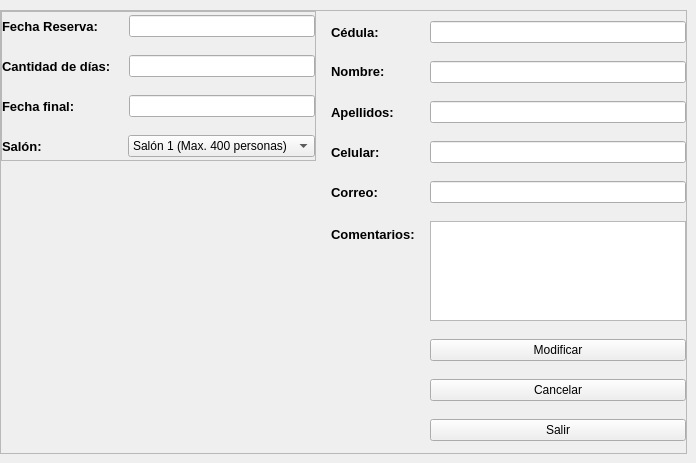
          <widget class="QWidget" name="pg_modificar">
           <widget class="QFrame" name="frame_9">
            <property name="geometry">
             <rect>
              <x>0</x>
              <y>10</y>
              <width>687</width>
              <height>444</height>
             </rect>
            </property>
            <property name="frameShape">
             <enum>QFrame::StyledPanel</enum>
            </property>
            <property name="frameShadow">
             <enum>QFrame::Raised</enum>
            </property>
            <layout class="QHBoxLayout" name="horizontalLayout_6">
             <property name="spacing">
              <number>15</number>
             </property>
             <property name="leftMargin">
              <number>0</number>
             </property>
             <property name="topMargin">
              <number>0</number>
             </property>
             <property name="rightMargin">
              <number>0</number>
             </property>
             <property name="bottomMargin">
              <number>0</number>
             </property>
             <item>
              <layout class="QVBoxLayout" name="verticalLayout_6" stretch="2,3">
               <property name="spacing">
                <number>10</number>
               </property>
               <item>
                <widget class="QFrame" name="frame_10">
                 <property name="minimumSize">
                  <size>
                   <width>300</width>
                   <height>50</height>
                  </size>
                 </property>
                 <property name="maximumSize">
                  <size>
                   <width>400</width>
                   <height>150</height>
                  </size>
                 </property>
                 <property name="frameShape">
                  <enum>QFrame::StyledPanel</enum>
                 </property>
                 <property name="frameShadow">
                  <enum>QFrame::Raised</enum>
                 </property>
                 <layout class="QVBoxLayout" name="verticalLayout_9" stretch="1,1,1,1">
                  <property name="spacing">
                   <number>15</number>
                  </property>
                  <property name="leftMargin">
                   <number>0</number>
                  </property>
                  <property name="topMargin">
                   <number>0</number>
                  </property>
                  <property name="rightMargin">
                   <number>0</number>
                  </property>
                  <property name="bottomMargin">
                   <number>0</number>
                  </property>
                  <item>
                   <layout class="QHBoxLayout" name="horizontalLayout_12" stretch="3,5">
                    <item>
                     <widget class="QLabel" name="labelFinicio_2">
                      <property name="font">
                       <font>
                        <pointsize>10</pointsize>
                        <weight>75</weight>
                        <bold>true</bold>
                       </font>
                      </property>
                      <property name="text">
                       <string>Fecha Reserva:</string>
                      </property>
                     </widget>
                    </item>
                    <item>
                     <widget class="QLineEdit" name="LE_finicial_mod">
                      <property name="readOnly">
                       <bool>true</bool>
                      </property>
                     </widget>
                    </item>
                   </layout>
                  </item>
                  <item>
                   <layout class="QHBoxLayout" name="horizontalLayout_13" stretch="3,5">
                    <item>
                     <widget class="QLabel" name="labeldays_2">
                      <property name="font">
                       <font>
                        <pointsize>10</pointsize>
                        <weight>75</weight>
                        <bold>true</bold>
                       </font>
                      </property>
                      <property name="text">
                       <string>Cantidad de días:</string>
                      </property>
                     </widget>
                    </item>
                    <item>
                     <widget class="QLineEdit" name="LE_dias_mod">
                      <property name="readOnly">
                       <bool>false</bool>
                      </property>
                     </widget>
                    </item>
                   </layout>
                  </item>
                  <item>
                   <layout class="QHBoxLayout" name="horizontalLayout_14" stretch="3,5">
                    <item>
                     <widget class="QLabel" name="lblfinaldate_2">
                      <property name="font">
                       <font>
                        <pointsize>10</pointsize>
                        <weight>75</weight>
                        <bold>true</bold>
                       </font>
                      </property>
                      <property name="text">
                       <string>Fecha final:</string>
                      </property>
                     </widget>
                    </item>
                    <item>
                     <widget class="QLineEdit" name="LE_ffinal_mod">
                      <property name="readOnly">
                       <bool>true</bool>
                      </property>
                     </widget>
                    </item>
                   </layout>
                  </item>
                  <item>
                   <layout class="QHBoxLayout" name="horizontalLayout_15" stretch="3,5">
                    <item>
                     <widget class="QLabel" name="labelsalon_2">
                      <property name="font">
                       <font>
                        <pointsize>10</pointsize>
                        <weight>75</weight>
                        <bold>true</bold>
                       </font>
                      </property>
                      <property name="text">
                       <string>Salón:</string>
                      </property>
                     </widget>
                    </item>
                    <item>
                     <widget class="QComboBox" name="cB_salon_mod">
                      <property name="layoutDirection">
                       <enum>Qt::LeftToRight</enum>
                      </property>
                      <item>
                       <property name="text">
                        <string>Salón 1 (Max. 400 personas)</string>
                       </property>
                      </item>
                      <item>
                       <property name="text">
                        <string>Salón 2 (Máx. 200 personas)</string>
                       </property>
                      </item>
                      <item>
                       <property name="text">
                        <string>Salón 3 (Máx. 100 personas)</string>
                       </property>
                      </item>
                      <item>
                       <property name="text">
                        <string>Salón 4 (Máx. 50 personas)</string>
                       </property>
                      </item>
                     </widget>
                    </item>
                   </layout>
                  </item>
                 </layout>
                </widget>
               </item>
               <item>
                <spacer name="verticalSpacer_3">
                 <property name="orientation">
                  <enum>Qt::Vertical</enum>
                 </property>
                 <property name="sizeHint" stdset="0">
                  <size>
                   <width>20</width>
                   <height>40</height>
                  </size>
                 </property>
                </spacer>
               </item>
              </layout>
             </item>
             <item>
              <layout class="QFormLayout" name="formLayout">
               <property name="horizontalSpacing">
                <number>15</number>
               </property>
               <property name="verticalSpacing">
                <number>12</number>
               </property>
               <property name="topMargin">
                <number>4</number>
               </property>
               <item row="0" column="0">
                <widget class="QLabel" name="lbl_ID_2">
                 <property name="font">
                  <font>
                   <pointsize>10</pointsize>
                   <weight>75</weight>
                   <bold>true</bold>
                  </font>
                 </property>
                 <property name="text">
                  <string>Cédula:</string>
                 </property>
                </widget>
               </item>
               <item row="0" column="1">
                <widget class="QLineEdit" name="LE_ID_mod"/>
               </item>
               <item row="1" column="0">
                <widget class="QLabel" name="Nombre_2">
                 <property name="font">
                  <font>
                   <pointsize>10</pointsize>
                   <weight>75</weight>
                   <bold>true</bold>
                  </font>
                 </property>
                 <property name="text">
                  <string>&lt;html&gt;&lt;head/&gt;&lt;body&gt;&lt;p&gt;Nombre:&lt;/p&gt;&lt;/body&gt;&lt;/html&gt;</string>
                 </property>
                </widget>
               </item>
               <item row="1" column="1">
                <widget class="QLineEdit" name="LE_nombre_mod"/>
               </item>
               <item row="2" column="0">
                <widget class="QLabel" name="lbl_apellido_2">
                 <property name="font">
                  <font>
                   <pointsize>10</pointsize>
                   <weight>75</weight>
                   <bold>true</bold>
                  </font>
                 </property>
                 <property name="text">
                  <string>Apellidos:</string>
                 </property>
                </widget>
               </item>
               <item row="2" column="1">
                <widget class="QLineEdit" name="LE_apellido_mod"/>
               </item>
               <item row="3" column="0">
                <widget class="QLabel" name="lbl_celular_2">
                 <property name="font">
                  <font>
                   <pointsize>10</pointsize>
                   <weight>75</weight>
                   <bold>true</bold>
                  </font>
                 </property>
                 <property name="text">
                  <string>Celular:</string>
                 </property>
                </widget>
               </item>
               <item row="3" column="1">
                <widget class="QLineEdit" name="LE_cel_mod"/>
               </item>
               <item row="4" column="0">
                <widget class="QLabel" name="lbl_correo_2">
                 <property name="font">
                  <font>
                   <pointsize>10</pointsize>
                   <weight>75</weight>
                   <bold>true</bold>
                  </font>
                 </property>
                 <property name="text">
                  <string>Correo:</string>
                 </property>
                </widget>
               </item>
               <item row="4" column="1">
                <widget class="QLineEdit" name="LE_correo_mod"/>
               </item>
               <item row="5" column="0">
                <widget class="QLabel" name="label_2">
                 <property name="font">
                  <font>
                   <pointsize>10</pointsize>
                   <weight>75</weight>
                   <bold>true</bold>
                  </font>
                 </property>
                 <property name="text">
                  <string>Comentarios:</string>
                 </property>
                </widget>
               </item>
               <item row="5" column="1">
                <widget class="QTextEdit" name="TE_comen_mod">
                 <property name="minimumSize">
                  <size>
                   <width>0</width>
                   <height>100</height>
                  </size>
                 </property>
                 <property name="maximumSize">
                  <size>
                   <width>16777215</width>
                   <height>100</height>
                  </size>
                 </property>
                </widget>
               </item>
               <item row="6" column="1">
                <widget class="QPushButton" name="btn_modificar_mod">
                 <property name="text">
                  <string>Modificar</string>
                 </property>
                </widget>
               </item>
               <item row="8" column="1">
                <widget class="QPushButton" name="btn_regresar_mod">
                 <property name="text">
                  <string>Salir</string>
                 </property>
                </widget>
               </item>
               <item row="7" column="1">
                <widget class="QPushButton" name="btn_cancelar_mod">
                 <property name="text">
                  <string>Cancelar</string>
                 </property>
                </widget>
               </item>
              </layout>
             </item>
            </layout>
           </widget>
          </widget>
